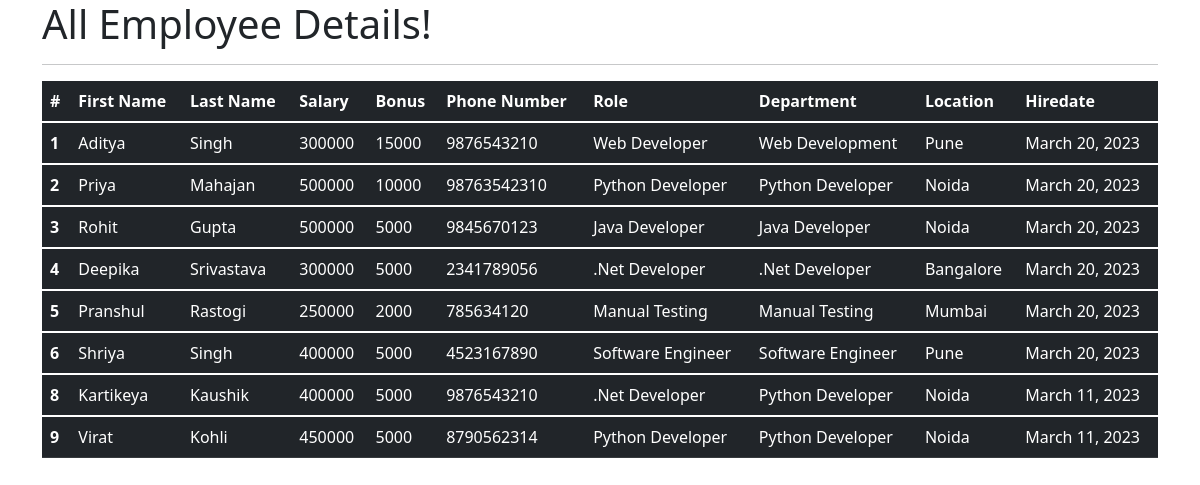
The app's page /all_emp with its own data.
### emp_app/models.py (models this page shows, shortened)
class Employee(models.Model):
    first_name = models.CharField(max_length=100, null = False)
    last_name = models.CharField(max_length=100)
    dept = models.ForeignKey(Department, on_delete=models.CASCADE)
    salary = models.IntegerField(default=0)
    bonus = models.IntegerField(default=0)
    role = models.ForeignKey(Role, on_delete=models.CASCADE)
    phone = models.IntegerField(default=0)
    hire_date = models.DateField()
    def __str__(self):
        return "%s %s %s" %(self.first_name, self.last_name, self.phone)

class Role(models.Model):
    name = models.CharField(max_length=100, null=False)

class Department(models.Model):
    name = models.CharField(max_length=100,null=False)
    location = models.CharField(max_length=100)

### emp_app/views.py (the view)
# urls.py: path('all_emp', views.all_emp, name='all_emp'),
def all_emp(request):
    emps = Employee.objects.all()
    context = {
        'emps': emps
    }
    print(context)
    return render(request, 'view_all_emp.html', context)

### emp_app/templates/view_all_emp.html (shortened to what this page needs)
<!DOCTYPE html>
<html lang="en">
<head>
  <link href="https://cdn.jsdelivr.net/npm/bootstrap@5.1.3/dist/css/bootstrap.min.css" rel="stylesheet">
</head>
  <body>
  <div class="container">
          <h1>All Employee Details!</h1>
      <hr>
     <table class="table table-dark">
  <thead>
    <tr>
      <th scope="col">#</th>
      <th scope="col">First Name</th>
      <th scope="col">Last Name</th>
      <th scope="col">Salary</th>
      <th scope="col">Bonus</th>
      <th scope="col">Phone Number</th>
      <th scope="col">Role</th>
      <th scope="col">Department</th>
      <th scope="col">Location</th>
      <th scope="col">Hiredate</th>
    </tr>
  </thead>
         {% for emp in emps %}
  <tbody>
    <tr>
      <th scope="row">{{emp.id}}</th>
      <td>{{emp.first_name}}</td>
      <td>{{emp.last_name}}</td>
      <td>{{emp.salary}}</td>
      <td>{{emp.bonus}}</td>
      <td>{{emp.phone}}</td>
      <td>{{emp.role.name}}</td>
      <td>{{emp.dept.name}}</td>
      <td>{{emp.dept.location}}</td>
      <td>{{emp.hire_date}}</td>
    </tr>
  </tbody>
         {% endfor %}
</table>
  </div>
  </body>
</html>

### records on screen
Employee: id "1", first_name "Aditya", last_name "Singh", salary "300000", bonus "15000", phone "9876543210", role.name "Web Developer", dept.name "Web Development", dept.location "Pune", hire_date "March 20, 2023"
Employee: id "2", first_name "Priya", last_name "Mahajan", salary "500000", bonus "10000", phone "98763542310", role.name "Python Developer", dept.name "Python Developer", dept.location "Noida", hire_date "March 20, 2023"
Employee: id "3", first_name "Rohit", last_name "Gupta", salary "500000", bonus "5000", phone "9845670123", role.name "Java Developer", dept.name "Java Developer", dept.location "Noida", hire_date "March 20, 2023"
Employee: id "4", first_name "Deepika", last_name "Srivastava", salary "300000", bonus "5000", phone "2341789056", role.name ".Net Developer", dept.name ".Net Developer", dept.location "Bangalore", hire_date "March 20, 2023"
Employee: id "5", first_name "Pranshul", last_name "Rastogi", salary "250000", bonus "2000", phone "785634120", role.name "Manual Testing", dept.name "Manual Testing", dept.location "Mumbai", hire_date "March 20, 2023"
Employee: id "6", first_name "Shriya", last_name "Singh", salary "400000", bonus "5000", phone "4523167890", role.name "Software Engineer", dept.name "Software Engineer", dept.location "Pune", hire_date "March 20, 2023"
Employee: id "8", first_name "Kartikeya", last_name "Kaushik", salary "400000", bonus "5000", phone "9876543210", role.name ".Net Developer", dept.name "Python Developer", dept.location "Noida", hire_date "March 11, 2023"
Employee: id "9", first_name "Virat", last_name "Kohli", salary "450000", bonus "5000", phone "8790562314", role.name "Python Developer", dept.name "Python Developer", dept.location "Noida", hire_date "March 11, 2023"
